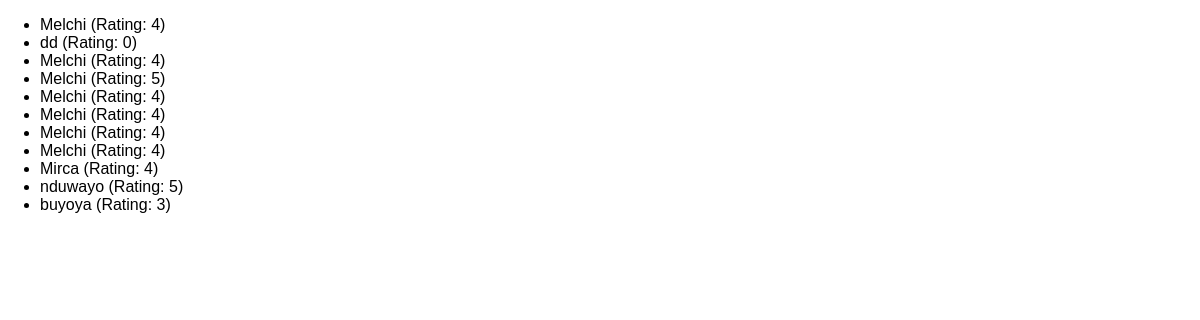
The app's page /reviews with its own data.
### reviews/models.py (models this page shows)
class Review(models.Model):
    user_name = models.CharField(max_length=100)
    review_text = models.TextField(max_length=200)
    rating = models.IntegerField()

### reviews/views.py (the view)
# urls.py: path('reviews', views.ReviewsListView.as_view()),
class ReviewsListView(ListView):
    template_name = 'reviews/review_list.html'
    model = Review
    context_object_name = 'reviews'

### reviews/templates/reviews/review_list.html (shortened to what this page needs)
{% extends "reviews/base.html" %}
{% block content %}
    <ul>
        {% for review in reviews %}
            <li>{{ review.user_name }} (Rating: {{ review.rating }})</li>
        {% endfor %}
{% endblock %}

### reviews/static/reviews/styles.css (style rules this page uses)
body { font-family: sans-serif; margin: 0; }

### records on screen
Review: user_name "Melchi", rating "4"
Review: user_name "dd", rating "0"
Review: user_name "Melchi", rating "4"
Review: user_name "Melchi", rating "5"
Review: user_name "Melchi", rating "4"
Review: user_name "Melchi", rating "4"
Review: user_name "Melchi", rating "4"
Review: user_name "Melchi", rating "4"
Review: user_name "Mirca", rating "4"
Review: user_name "nduwayo", rating "5"
Review: user_name "buyoya", rating "3"
